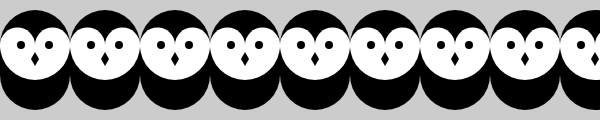
Frame 1 (no input)
Frame 60 (no input): identical to frame 1, image omitted
Frame 120 (the mouse pressed at the canvas centre since frame 60): identical to frame 1, image omitted

The p5.js sketch that drew this single still picture (run headless with seeded random() and noise() and a simulated clock; from frame 60 on, the mouse is pressed at the canvas centre):

// p5.js sketch
// ── sketch.js
function setup() {
  createCanvas(600, 120);
}

function draw() {
  background(204);
  for (var x = 35; x < width + 70; x += 70) {
    owl(x, 110);
  }
}

function owl(x, y) {
  push();
  translate(x, y);
  stroke(0);
  strokeWeight(70);
  line(0, -35, 0, -65);  // Body

  noStroke();
  fill(255);
  ellipse(-17.5, -65, 35, 35);  // Left eye dome

  ellipse(17.5, -65, 35, 35);   // Right eye dome

  arc(0, -65, 70, 70, 0, PI);   // Chin

  fill(0);
  ellipse(-14, -65, 8, 8); // Left eye

  ellipse(14, -65, 8, 8);  // Right eye

  quad(0, -58, 4, -51, 0, -44, -4, -51); // Beak

  pop();
}
